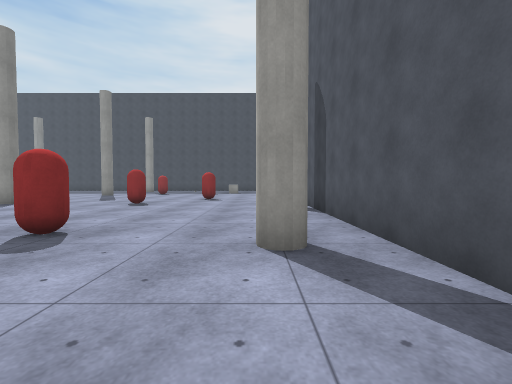
View 1 (above)

22 first-person views from a walk through a Unity game level. The camera is 1.2 m above the floor, tilts 2° down and sees 90° across. The floor is counted in squares, 2 m on a side. Each view is taken from the middle of a square. On the plan, view 1 faces up. The plan holds only what a view shows up to about 9 squares ahead; the rest is blank. The player character is not drawn. Surface patterns are stand-ins for the level's own textures.

View 2
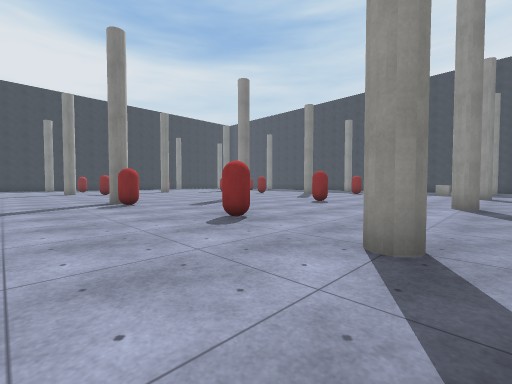

View 3
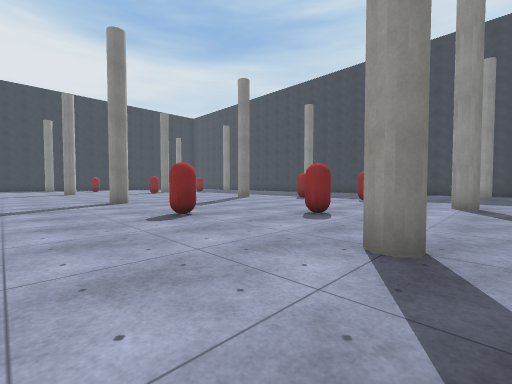

View 4
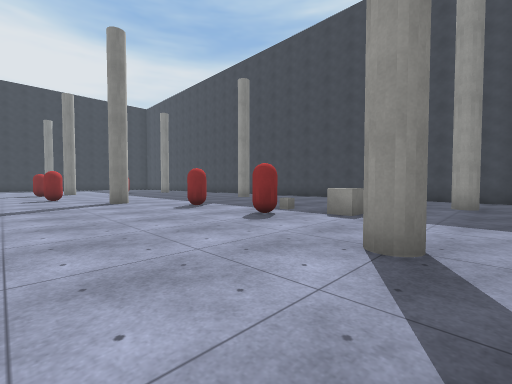

View 5
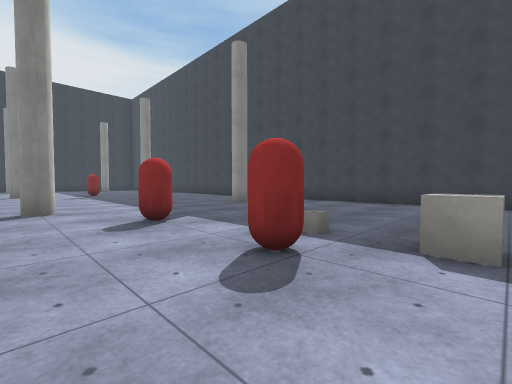

View 6
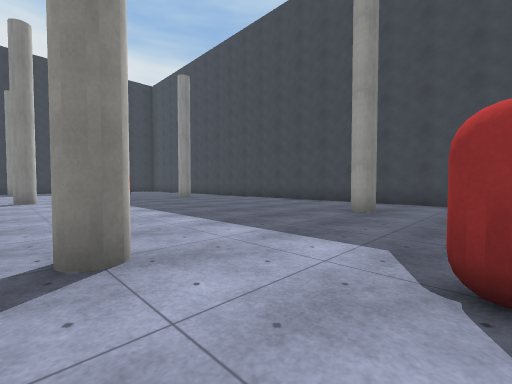

View 7
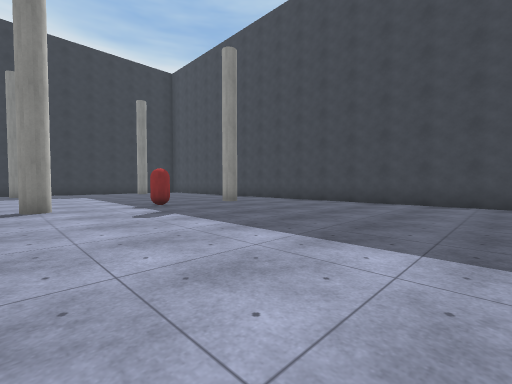

View 8
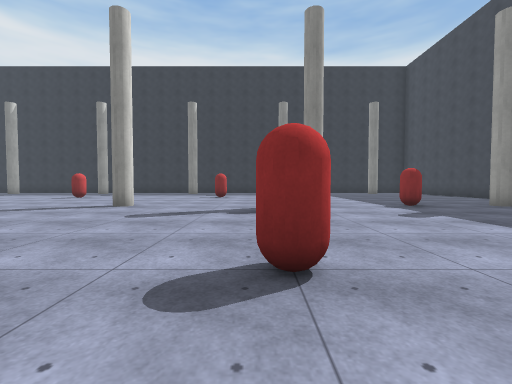

View 9
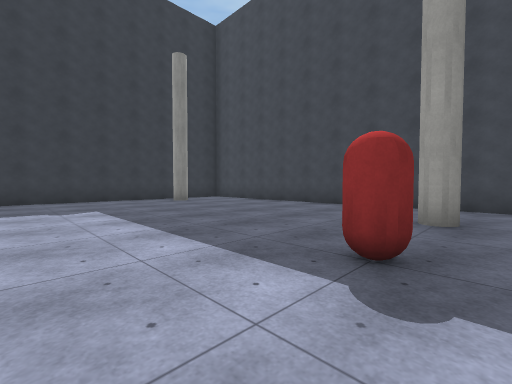

View 10
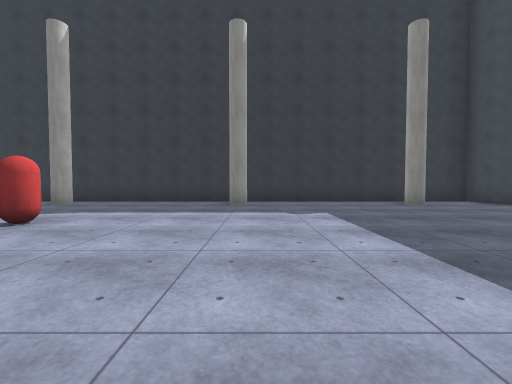

View 11
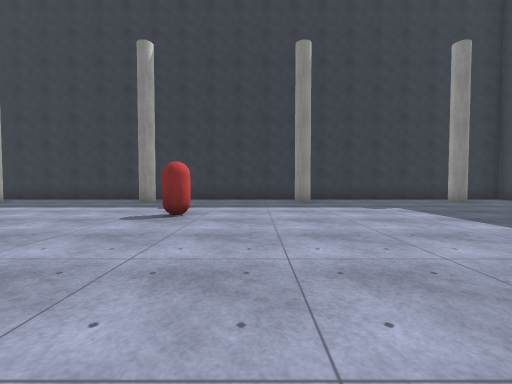

View 12
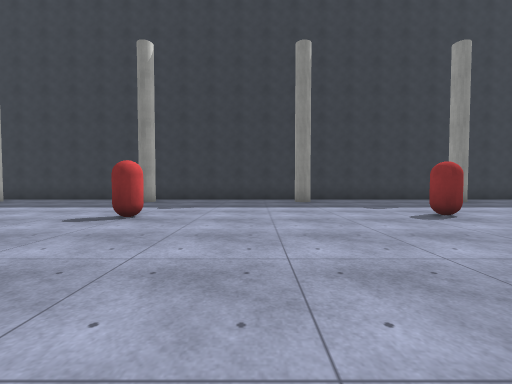

View 13
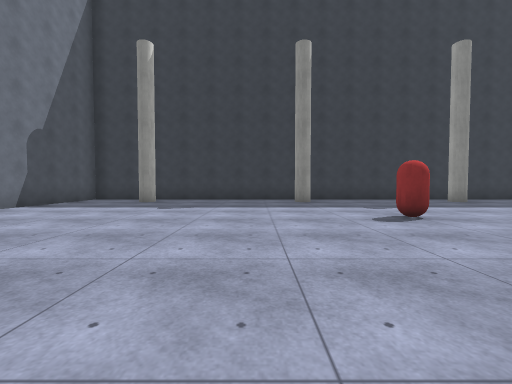

View 14
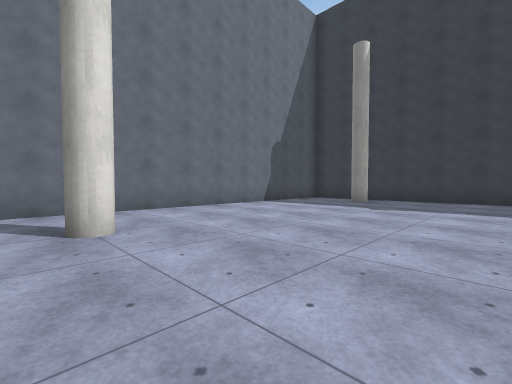

View 15
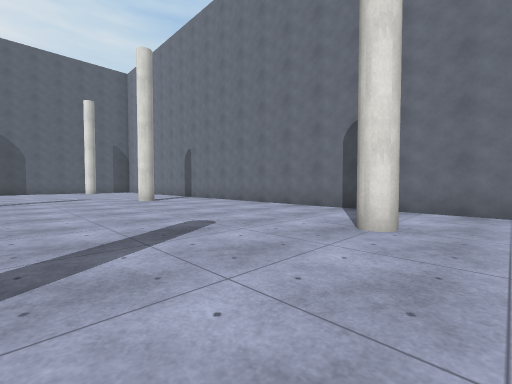

View 16
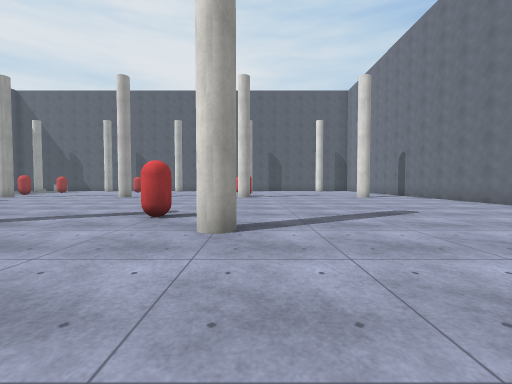

View 17
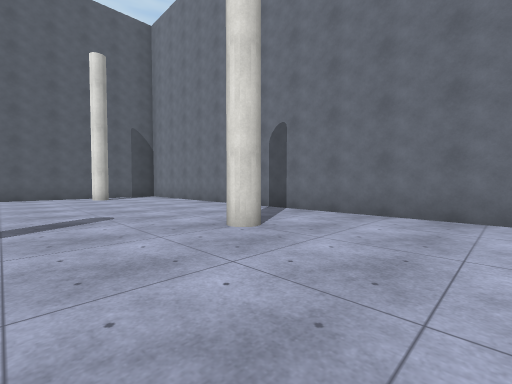

View 18
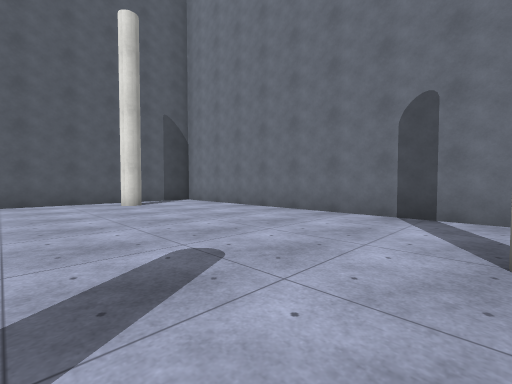

View 19
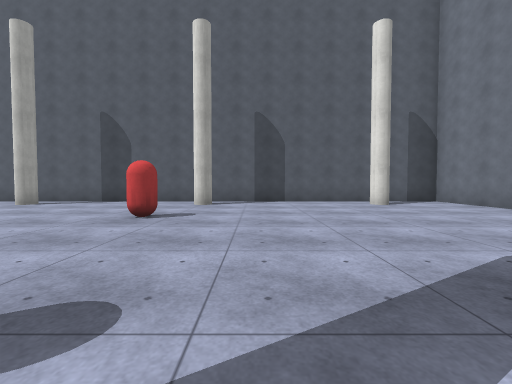

View 20
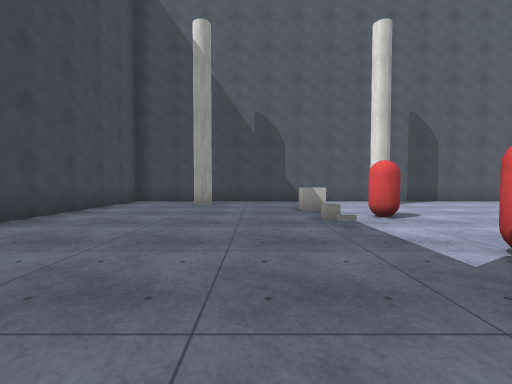

View 21
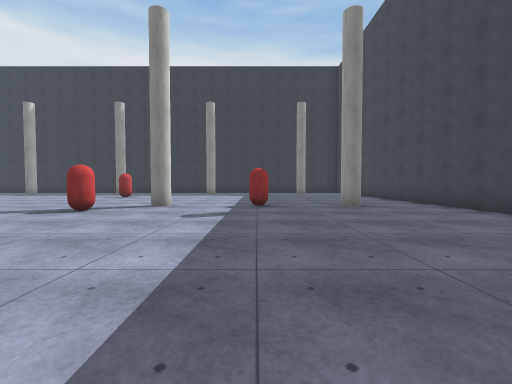

View 22
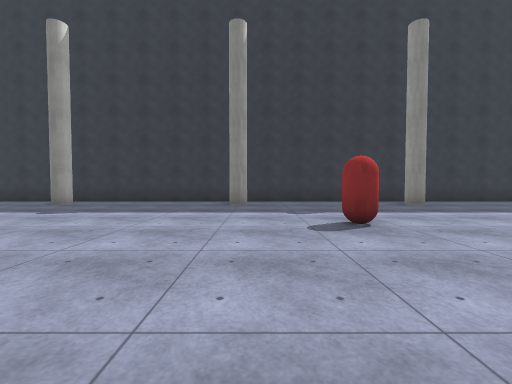

### Floor plan
Key: @ floor where view 1 was taken; # wall or solid block; . floor; O other object.
Columns run from 24 left of view 1 to 2 right of it. Each row starts with its distance up from view 1.
 20 ###########################
 19 #.........................#
 18 #.#..............#........#
 17 #........#..............#.#
 16 #.........................#
 15 #........O...........O.O..#
 14 #..................O.O....#
 13 #.#..............#........#
 12 #........#..............#.#
 11 #..........O..O...........#
 10 #....O....................#
  9 #.....................O...#
  8 #.#..............#...O....#
  7 #........#..............#.#
  6 #.........................#
  5 #.........................#
  4 #....O....O.... ..........#
  3 #.#..........   ......O...#
  2 #........#.......#O.....#.#
  1 #.........................#
  0 #.......................@.#
 -1 #.........................#
 -2 #.#..............#........#
 -3   .......#..............#.#
 -4  .........................#
 -5  ##########################

Where each view was taken, in squares from view 1:
view 1: 0 up, 0 right, facing up
view 2: 0 up, 1 right, facing up-left
view 3: 5 up, 1 right, facing up-left
view 4: 10 up, 1 right, facing up-left
view 5: 12 up, 1 left, facing up-left
view 6: 12 up, 5 left, facing up-left
view 7: 12 up, 8 left, facing up-left
view 8: 11 up, 8 left, facing left
view 9: 13 up, 14 left, facing up-left
view 10: 13 up, 15 left, facing left
view 11: 11 up, 14 left, facing left
view 12: 6 up, 14 left, facing left
view 13: 1 up, 14 left, facing left
view 14: 1 up, 14 left, facing down-left
view 15: 1 up, 16 left, facing down-right
view 16: 2 up, 18 left, facing right
view 17: 0 up, 10 left, facing down-right
view 18: 0 up, 7 left, facing down-right
view 19: 1 up, 7 left, facing right
view 20: 16 up, 7 left, facing right
view 21: 15 up, 8 left, facing left
view 22: 8 up, 15 left, facing left
